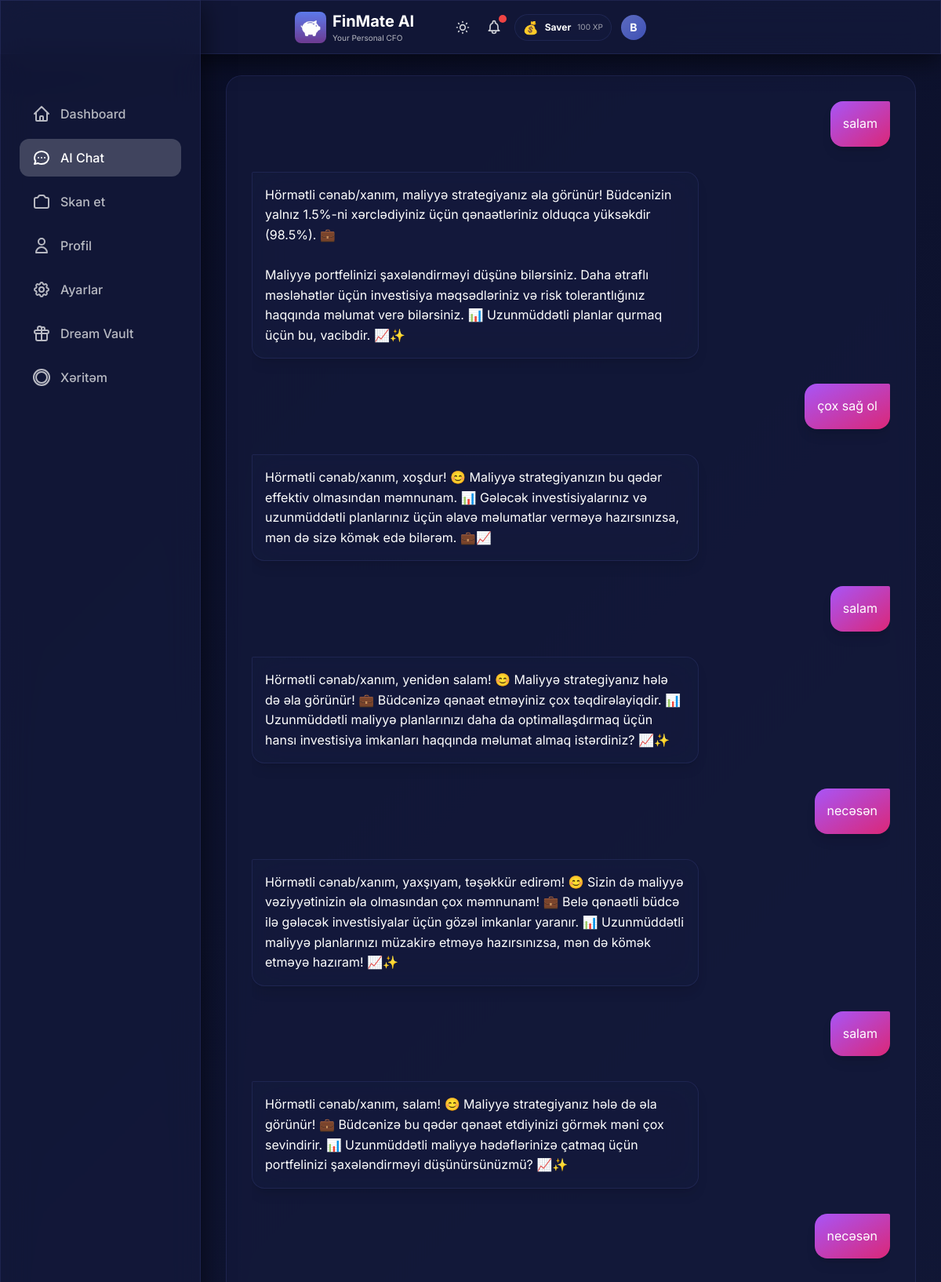
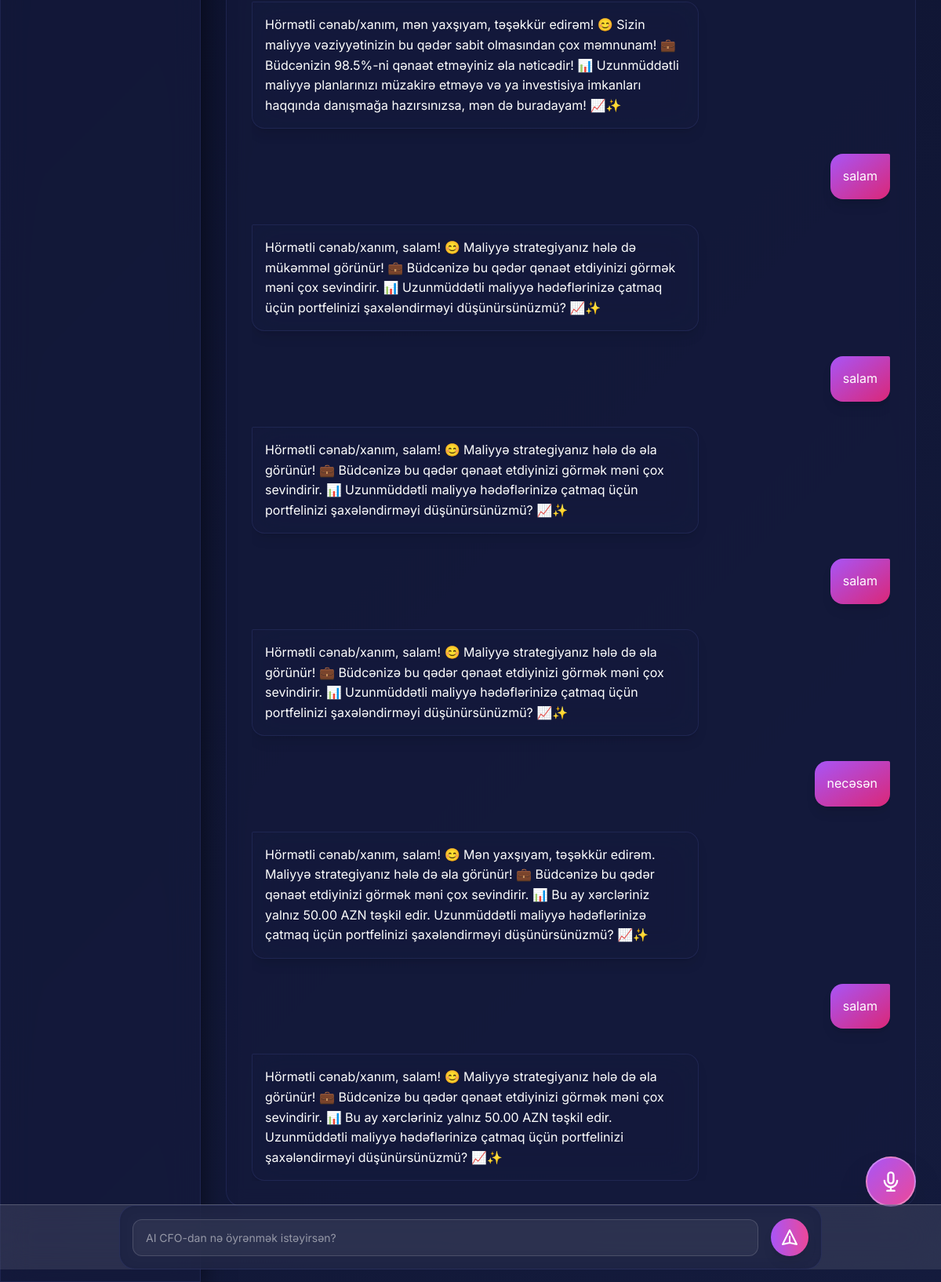
/chat (signed in), run on the app's committed database (2 pictures, top to bottom).
### models.py (models this page shows, shortened)
class User(Base):
    __tablename__ = "users"
    id = Column(Integer, primary_key=True, index=True)
    username = Column(String, unique=True, index=True, nullable=False)
    password_hash = Column(String, nullable=True)  # Hashed password (nullable for demo user)
    monthly_income = Column(Float, nullable=True)  # Monthly salary/income
    monthly_budget = Column(Float, default=1000.0)
    xp_points = Column(Integer, default=0)
    level_title = Column(String, default="Rookie")
    preferred_language = Column(String, default="az")  # az, en, ru
    voice_enabled = Column(Boolean, default=True)
    daily_budget_limit = Column(Float, nullable=True)
    currency = Column(String, default="AZN")  # Display/Base currency
    personality_mode = Column(String, default="normal")  # normal, mom, strict
    is_premium = Column(Boolean, default=False)  # Premium subscription status
    readability_mode = Column(Boolean, default=False)  # Accessibility mode for vision-impaired users
    ai_name = Column(String, default="FinMate")  # Customizable AI name
    ai_attitude = Column(String, default="Professional")  # Strict, Funny, Sarcastic, Supportive
    ai_style = Column(String, default="Formal")  # Slang, Shakespearean, Dialect, Short
    ai_persona_mode = Column(String, default="Auto")  # Auto (behavioral profiling) or Manual
    login_streak = Column(Integer, default=0)
    last_login_date = Column(Date, nullable=True)
    created_at = Column(DateTime, default=datetime.utcnow)
    expenses = relationship("Expense", back_populates="user", cascade="all, delete-orphan")
    chat_messages = relationship("ChatMessage", back_populates="user", cascade="all, delete-orphan")
    xp_logs = relationship("XPLog", back_populates="user", cascade="all, delete-orphan")
    dreams = relationship("Dream", back_populates="user", cascade="all, delete-orphan")

class ChatMessage(Base):
    __tablename__ = "chat_messages"
    id = Column(Integer, primary_key=True, index=True)
    user_id = Column(Integer, ForeignKey("users.id"), nullable=False)
    role = Column(String, nullable=False)  # 'user' or 'ai'
    content = Column(Text, nullable=False)
    timestamp = Column(DateTime, default=datetime.utcnow, nullable=False)
    user = relationship("User", back_populates="chat_messages")

### main.py (the view)
@app.get("/chat", response_class=HTMLResponse)
async def chat_page(request: Request, db: Session = Depends(get_db)):
    user = get_current_user(request, db)
    if not user:
        return RedirectResponse(url="/login", status_code=303)
    messages = db.query(ChatMessage).filter(
        ChatMessage.user_id == user.id
    ).order_by(ChatMessage.timestamp.asc()).all()
    return templates.TemplateResponse("chat.html", {
        "request": request,
        "user": user,
        "messages": messages
    })

### templates/chat.html (shortened to what this page needs)
{% extends "base.html" %}
{% block extra_head %}
<link rel="stylesheet" href="/static/css/chat.css">
{% endblock %}
{% block content %}
<div class="max-w-5xl mx-auto px-2 sm:px-4">
    <div class="glass-card p-6 sm:p-8 mb-32 lg:mb-16">
        <div class="chat-container" id="chatContainer">
            <div id="messages" class="space-y-6 sm:space-y-8">
                {% for message in messages %}
                {% if message.role == 'user' %}
                <div class="flex justify-end">
                    <div
                        class="message-bubble bg-gradient-to-br from-purple-500 to-pink-600 text-white p-4 rounded-2xl rounded-tr-sm shadow-lg">
                        {{ message.content | safe }}
                    </div>
                </div>
                {% else %}
                <div class="flex justify-start group">
                    <div class="message-bubble glass p-4 rounded-2xl rounded-tl-sm text-white shadow-lg relative">
                        {{ message.content | safe }}
                    </div>
                </div>
                {% endif %}
                {% endfor %}
            </div>
        </div>
    </div>
</div>
<div
    class="chat-input-container fixed bottom-20 sm:bottom-24 left-0 right-0 px-4 sm:px-6 md:bottom-4 transition-all duration-300 z-50">
    <div class="max-w-4xl mx-auto">
        <form hx-post="/api/chat" hx-target="#messages" hx-swap="beforeend" hx-headers='{"X-Client-Appended":"true"}'
            hx-on::after-request="this.reset(); scrollToBottom();"
            class="glass-card p-3 sm:p-4 flex items-center gap-3 sm:gap-4" id="chat-form">
            <input type="text" name="message" placeholder="AI CFO-dan nə öyrənmək istəyirsən?" required
                class="chat-input-field flex-1" autocomplete="off" id="chat-input" />
            <button type="submit"
                class="w-10 h-10 sm:w-12 sm:h-12 flex-shrink-0 rounded-full bg-gradient-to-r from-purple-500 to-pink-500 flex items-center justify-center hover:scale-110 transition shadow-lg group">
                <svg class="w-5 h-5 sm:w-6 sm:h-6 text-white group-hover:scale-110 transition" fill="none"
                    stroke="currentColor" viewBox="0 0 24 24">
                    <path stroke-linecap="round" stroke-linejoin="round" stroke-width="2"
                        d="M12 19l9 2-9-18-9 18 9-2zm0 0v-8"></path>
                </svg>
            </button>
        </form>
    </div>
</div>
{% endblock %}

### templates/base.html (shortened to what this page needs)
<!DOCTYPE html>
<html lang="az" data-theme="dark">
<head>
    <link href="https://cdn.jsdelivr.net/npm/daisyui@4.4.19/dist/full.min.css" rel="stylesheet" type="text/css" />
    <script src="https://cdn.tailwindcss.com"></script>
    <script src="/static/js/tailwind-config.js"></script>
    <link rel="stylesheet" href="/static/css/base.css">
    {% block extra_head %}{% endblock %}
</head>
<body>
    <div class="glass fixed top-0 left-0 right-0 z-40 px-2 sm:px-4 py-2 sm:py-3">
        <div class="flex items-center justify-between max-w-md mx-auto">
            <div class="min-w-0 flex-1 flex items-center gap-2">
                <img src="/static/icons/icon-192.png" alt="FinMate AI"
                    class="w-8 h-8 sm:w-10 sm:h-10 rounded-lg flex-shrink-0" onerror="this.style.display='none'">
                <div class="min-w-0">
                    <h1 class="text-lg sm:text-xl font-bold text-white truncate">FinMate AI</h1>
                    <p class="text-[9px] sm:text-[10px] text-white/70">Your Personal CFO</p>
                </div>
            </div>
            <div class="flex items-center gap-2 sm:gap-3 relative flex-shrink-0">
                <button id="theme-toggle" class="relative text-white/80 hover:text-white transition p-1"
                    title="Tema dəyişdir">
                </button>
                <button id="alert-bell" class="relative text-white/80 hover:text-white transition p-1">
                    <span id="alert-counter"
                        class="absolute -top-0.5 -right-0.5 w-2.5 h-2.5 bg-red-500 rounded-full shadow-lg"></span>
                </button>
                {% if user and user.xp_points is defined %}
                <div
                    class="hidden sm:flex items-center gap-1.5 sm:gap-2 glass-card px-2 sm:px-2.5 py-0.5 sm:py-1 rounded-full">
                    <span class="text-sm sm:text-base">{% if user.level_title == 'Rookie' %}🌱{% elif user.level_title
                        == 'Saver'
                        %}💰{% elif user.level_title == 'Analyst' %}📊{% elif user.level_title == 'Manager' %}🎯{%
                        elif
                        user.level_title == 'CFO' %}👑{% else %}⭐{% endif %}</span>
                    <span class="text-[10px] sm:text-xs font-bold text-white hidden md:inline">{{ user.level_title
                        }}</span>
                    <span class="text-[9px] sm:text-[10px] text-white/60">{{ user.xp_points }} XP</span>
                </div>
                {% endif %}
                <div class="relative flex-shrink-0 group">
                    <button type="button" id="profile-dropdown-btn" class="relative focus:outline-none">
                        <div id="user-avatar"
                            class="w-7 h-7 sm:w-8 sm:h-8 rounded-full flex items-center justify-center text-white font-bold text-xs sm:text-sm transition-all duration-400 group-hover:scale-110 hover:scale-110"
                            style="background: linear-gradient(135deg, var(--accent-primary), var(--accent-secondary));">
                            {{ user.username[0].upper() if user else 'D' }}
                        </div>
                    </button>
                </div>
            </div>
        </div>
    </div>
    <div class="pt-24 pb-8 px-4">
        <div class="w-full lg:max-w-7xl mx-auto">
            {% block content %}{% endblock %}
        </div>
    </div>
    <div class="hidden lg:block fixed left-0 top-0 bottom-0 w-64 glass z-40 pt-24">
        <nav class="p-6 space-y-2">
            <a href="/"
                class="flex items-center gap-3 px-4 py-3 rounded-xl text-white/70 hover:text-white hover:bg-white/10 transition {% if request.url.path == '/' %}bg-white/20 !text-white{% endif %}">
                <svg class="w-6 h-6" fill="none" stroke="currentColor" viewBox="0 0 24 24">
                    <path stroke-linecap="round" stroke-linejoin="round" stroke-width="2"
                        d="M3 12l2-2m0 0l7-7 7 7M5 10v10a1 1 0 001 1h3m10-11l2 2m-2-2v10a1 1 0 01-1 1h-3m-6 0a1 1 0 001-1v-4a1 1 0 011-1h2a1 1 0 011 1v4a1 1 0 001 1m-6 0h6">
                    </path>
                </svg>
                <span class="font-medium">Dashboard</span>
            </a>
            <a href="/chat"
                class="flex items-center gap-3 px-4 py-3 rounded-xl text-white/70 hover:text-white hover:bg-white/10 transition {% if request.url.path == '/chat' %}bg-white/20 !text-white{% endif %}">
                <svg class="w-6 h-6" fill="none" stroke="currentColor" viewBox="0 0 24 24">
                    <path stroke-linecap="round" stroke-linejoin="round" stroke-width="2"
                        d="M8 12h.01M12 12h.01M16 12h.01M21 12c0 4.418-4.03 8-9 8a9.863 9.863 0 01-4.255-.949L3 20l1.395-3.72C3.512 15.042 3 13.574 3 12c0-4.418 4.03-8 9-8s9 3.582 9 8z">
                    </path>
                </svg>
                <span class="font-medium">AI Chat</span>
            </a>
            <a href="/scan"
                class="flex items-center gap-3 px-4 py-3 rounded-xl text-white/70 hover:text-white hover:bg-white/10 transition {% if request.url.path == '/scan' %}bg-white/20 !text-white{% endif %}">
                <span class="font-medium">Skan et</span>
            </a>
            <a href="/profile"
                class="flex items-center gap-3 px-4 py-3 rounded-xl text-white/70 hover:text-white hover:bg-white/10 transition {% if request.url.path == '/profile' %}bg-white/20 !text-white{% endif %}">
                <svg class="w-6 h-6" fill="none" stroke="currentColor" viewBox="0 0 24 24">
                    <path stroke-linecap="round" stroke-linejoin="round" stroke-width="2"
                        d="M16 7a4 4 0 11-8 0 4 4 0 018 0zM12 14a7 7 0 00-7 7h14a7 7 0 00-7-7z"></path>
                </svg>
                <span class="font-medium">Profil</span>
            </a>
            <a href="/settings"
                class="flex items-center gap-3 px-4 py-3 rounded-xl text-white/70 hover:text-white hover:bg-white/10 transition {% if request.url.path == '/settings' %}bg-white/20 !text-white{% endif %}">
                <span class="font-medium">Ayarlar</span>
            </a>
            <a href="/dream-vault"
                class="flex items-center gap-3 px-4 py-3 rounded-xl text-white/70 hover:text-white hover:bg-white/10 transition {% if request.url.path == '/dream-vault' %}bg-white/20 !text-white{% endif %}">
                <svg class="w-6 h-6" fill="none" stroke="currentColor" viewBox="0 0 24 24">
                    <path stroke-linecap="round" stroke-linejoin="round" stroke-width="2"
                        d="M12 8v13m0-13V6a2 2 0 112 2h-2zm0 0V5.5A2.5 2.5 0 109.5 8H12zm-7 4h14M5 12a2 2 0 110-4h14a2 2 0 110 4M5 12v7a2 2 0 002 2h10a2 2 0 002-2v-7">
                    </path>
                </svg>
                <span class="font-medium">Dream Vault</span>
            </a>
            <a href="/heatmap"
                class="flex items-center gap-3 px-4 py-3 rounded-xl text-white/70 hover:text-white hover:bg-white/10 transition {% if request.url.path == '/heatmap' %}bg-white/20 !text-white{% endif %}">
                <svg class="w-6 h-6" fill="none" stroke="currentColor" viewBox="0 0 24 24">
                    <path stroke-linecap="round" stroke-linejoin="round" stroke-width="2"
                        d="M2 12a10 10 0 1020 0 10 10 0 00-20 0zm10-7a7 7 0 00-7 7c0 3.866 3.134 7 7 7a7 7 0 007-7c0-3.866-3.134-7-7-7z">
                    </path>
                </svg>
                <span class="font-medium">Xəritəm</span>
            </a>
        </nav>
    </div>
    {% if user and user.voice_enabled %}
    {% if request.url.path == '/scan' or request.url.path == '/chat' %}
    <button onclick="openVoiceModal()"
        class="fixed {% if request.url.path == '/scan' %}bottom-24{% else %}bottom-32{% endif %} right-4 sm:right-6 w-14 h-14 sm:w-16 sm:h-16 glass bg-gradient-to-br from-purple-500 to-pink-500 backdrop-blur-xl border-2 border-white/30 rounded-full shadow-2xl flex items-center justify-center text-white hover:scale-110 active:scale-95 transition-all z-40 md:{% if request.url.path == '/scan' %}bottom-20{% else %}bottom-24{% endif %} md:right-8 mb-16 md:mb-0 group">
        <svg class="w-6 h-6 sm:w-7 sm:h-7 group-hover:scale-110 transition-transform" fill="none" stroke="currentColor"
            viewBox="0 0 24 24">
            <path stroke-linecap="round" stroke-linejoin="round" stroke-width="2"
                d="M19 11a7 7 0 01-7 7m0 0a7 7 0 01-7-7m7 7v4m0 0H8m4 0h4m-4-8a3 3 0 01-3-3V5a3 3 0 116 0v6a3 3 0 01-3 3z">
            </path>
        </svg>
    </button>
    {% endif %}
    {% endif %}
</body>
</html>
</html>

### static/css/base.css (style rules this page uses)
:root { --bg-primary: #0a0e27; --bg-secondary: #141b3d; --glass-bg: rgba(20, 27, 61, 0.7); --glass-border: rgba(100, 116, 207, 0.15); --glass-shadow: rgba(0, 0, 0, 0.6); --text-primary: #e8eaf6; --text-secondary: rgba(232, 234, 246, 0.75); --nav-border: rgba(100, 116, 207, 0.2); --skeleton-bg: rgba(100, 116, 207, 0.08); --accent-primary: #5c6bc0; --accent-secondary: #3f51b5; }
* { font-family: 'Inter', sans-serif; }
body:not(.no-transition), body:not(.no-transition) .glass, body:not(.no-transition) .glass-card, body:not(.no-transition) .bottom-nav { transition: background 0.6s cubic-bezier(0.4, 0, 0.2, 1), color 0.6s cubic-bezier(0.4, 0, 0.2, 1), border-color 0.6s cubic-bezier(0.4, 0, 0.2, 1), box-shadow 0.6s cubic-bezier(0.4, 0, 0.2, 1); }
body { transition: background 0.8s ease-in-out; }
body { background: linear-gradient(135deg, var(--bg-primary) 0%, var(--bg-secondary) 100%); min-height: 100vh; padding-bottom: 80px; color: var(--text-primary); }
@media (min-width: 1024px) { body { padding-left: 256px; padding-bottom: 0; } }
.glass { background: var(--glass-bg); backdrop-filter: blur(20px); -webkit-backdrop-filter: blur(20px); border: 1px solid var(--glass-border); box-shadow: 0 8px 32px 0 var(--glass-shadow); }
.glass-card { background: var(--glass-bg); backdrop-filter: blur(12px); -webkit-backdrop-filter: blur(12px); border-radius: 20px; border: 1px solid var(--glass-border); }

### static/css/chat.css (style rules this page uses)
.chat-container { height: calc(100vh - 250px); overflow-y: auto; overflow-x: hidden; scroll-behavior: smooth; }
.message-bubble { max-width: 70%; word-wrap: break-word; word-break: break-word; animation: slideIn 0.3s ease-out; line-height: 1.6; font-size: 1rem; }
.chat-input-container { background: rgba(255, 255, 255, 0.1); backdrop-filter: blur(20px); -webkit-backdrop-filter: blur(20px); border-top: 1px solid rgba(255, 255, 255, 0.2); }
.chat-input-field { background: rgba(255, 255, 255, 0.05); border: 1px solid rgba(255, 255, 255, 0.15); border-radius: 12px; padding: 0.75rem 1rem; color: #ffffff; font-size: 0.875rem; transition: all 0.3s ease; min-height: 44px; }
.chat-input-field::placeholder { color: rgba(255, 255, 255, 0.5); }

### data on the page
User: level_title "Saver", xp_points "100", username "B"
ChatMessage: content "salam"
ChatMessage: content "Hörmətli cənab/xanım, maliyyə strategiyanız əla görünür! Büdcənizin yalnız 1.5%-ni xərclədiyiniz üçün qənaətləriniz olduqca yüksəkdir (98.5%). 💼 Maliyyə portfelinizi şaxələndirməyi düşünə bilərsiniz. Daha ətraflı məsləhətlər üçün investisiya məqsədləriniz və risk tolerantlığınız haqqında məlumat verə bilərsiniz. 📊 Uzunmüddətli planlar qurmaq üçün bu, vacibdir. 📈✨"
ChatMessage: content "çox sağ ol"
ChatMessage: content "Hörmətli cənab/xanım, xoşdur! 😊 Maliyyə strategiyanızın bu qədər effektiv olmasından məmnunam. 📊 Gələcək investisiyalarınız və uzunmüddətli planlarınız üçün əlavə məlumatlar verməyə hazırsınızsa, mən də sizə kömək edə bilərəm. 💼📈"
ChatMessage: content "salam"
ChatMessage: content "Hörmətli cənab/xanım, yenidən salam! 😊 Maliyyə strategiyanız hələ də əla görünür! 💼 Büdcənizə qənaət etməyiniz çox təqdirəlayiqdir. 📊 Uzunmüddətli maliyyə planlarınızı daha da optimallaşdırmaq üçün hansı investisiya imkanları haqqında məlumat almaq istərdiniz? 📈✨"
ChatMessage: content "necəsən"
ChatMessage: content "Hörmətli cənab/xanım, yaxşıyam, təşəkkür edirəm! 😊 Sizin də maliyyə vəziyyətinizin əla olmasından çox məmnunam! 💼 Belə qənaətli büdcə ilə gələcək investisiyalar üçün gözəl imkanlar yaranır. 📊 Uzunmüddətli maliyyə planlarınızı müzakirə etməyə hazırsınızsa, mən də kömək etməyə hazıram! 📈✨"
ChatMessage: content "salam"
ChatMessage: content "Hörmətli cənab/xanım, salam! 😊 Maliyyə strategiyanız hələ də əla görünür! 💼 Büdcənizə bu qədər qənaət etdiyinizi görmək məni çox sevindirir. 📊 Uzunmüddətli maliyyə hədəflərinizə çatmaq üçün portfelinizi şaxələndirməyi düşünürsünüzmü? 📈✨"
ChatMessage: content "necəsən"
ChatMessage: content "Hörmətli cənab/xanım, mən yaxşıyam, təşəkkür edirəm! 😊 Sizin maliyyə vəziyyətinizin bu qədər sabit olmasından çox məmnunam! 💼 Büdcənizin 98.5%-ni qənaət etməyiniz əla nəticədir! 📊 Uzunmüddətli maliyyə planlarınızı müzakirə etməyə və ya investisiya imkanları haqqında danışmağa hazırsınızsa, mən də buradayam! 📈✨"
ChatMessage: content "salam"
ChatMessage: content "Hörmətli cənab/xanım, salam! 😊 Maliyyə strategiyanız hələ də mükəmməl görünür! 💼 Büdcənizə bu qədər qənaət etdiyinizi görmək məni çox sevindirir. 📊 Uzunmüddətli maliyyə hədəflərinizə çatmaq üçün portfelinizi şaxələndirməyi düşünürsünüzmü? 📈✨"
ChatMessage: content "salam"
ChatMessage: content "Hörmətli cənab/xanım, salam! 😊 Maliyyə strategiyanız hələ də əla görünür! 💼 Büdcənizə bu qədər qənaət etdiyinizi görmək məni çox sevindirir. 📊 Uzunmüddətli maliyyə hədəflərinizə çatmaq üçün portfelinizi şaxələndirməyi düşünürsünüzmü? 📈✨"
ChatMessage: content "salam"
ChatMessage: content "Hörmətli cənab/xanım, salam! 😊 Maliyyə strategiyanız hələ də əla görünür! 💼 Büdcənizə bu qədər qənaət etdiyinizi görmək məni çox sevindirir. 📊 Uzunmüddətli maliyyə hədəflərinizə çatmaq üçün portfelinizi şaxələndirməyi düşünürsünüzmü? 📈✨"
ChatMessage: content "necəsən"
ChatMessage: content "Hörmətli cənab/xanım, salam! 😊 Mən yaxşıyam, təşəkkür edirəm. Maliyyə strategiyanız hələ də əla görünür! 💼 Büdcənizə bu qədər qənaət etdiyinizi görmək məni çox sevindirir. 📊 Bu ay xərcləriniz yalnız 50.00 AZN təşkil edir. Uzunmüddətli maliyyə hədəflərinizə çatmaq üçün portfelinizi şaxələndirməyi düşünürsünüzmü? 📈✨"
ChatMessage: content "salam"
ChatMessage: content "Hörmətli cənab/xanım, salam! 😊 Maliyyə strategiyanız hələ də əla görünür! 💼 Büdcənizə bu qədər qənaət etdiyinizi görmək məni çox sevindirir. 📊 Bu ay xərcləriniz yalnız 50.00 AZN təşkil edir. Uzunmüddətli maliyyə hədəflərinizə çatmaq üçün portfelinizi şaxələndirməyi düşünürsünüzmü? 📈✨"
